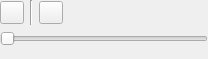
<?xml version="1.0" encoding="UTF-8"?>
<ui version="4.0">
 <class>ArtisticTextShapeOnPathWidget</class>
 <widget class="QWidget" name="ArtisticTextShapeOnPathWidget">
  <property name="geometry">
   <rect>
    <x>0</x>
    <y>0</y>
    <width>208</width>
    <height>59</height>
   </rect>
  </property>
  <layout class="QGridLayout" name="gridLayout">
   <property name="margin">
    <number>0</number>
   </property>
   <item row="0" column="0">
    <widget class="QToolButton" name="detachFromPath">
     <property name="text">
      <string/>
     </property>
    </widget>
   </item>
   <item row="0" column="1">
    <widget class="Line" name="line">
     <property name="orientation">
      <enum>Qt::Vertical</enum>
     </property>
    </widget>
   </item>
   <item row="0" column="2">
    <widget class="QToolButton" name="convertToPath">
     <property name="text">
      <string/>
     </property>
    </widget>
   </item>
   <item row="0" column="3">
    <spacer name="horizontalSpacer">
     <property name="orientation">
      <enum>Qt::Horizontal</enum>
     </property>
     <property name="sizeHint" stdset="0">
      <size>
       <width>138</width>
       <height>25</height>
      </size>
     </property>
    </spacer>
   </item>
   <item row="1" column="0" colspan="4">
    <widget class="QSlider" name="startOffset">
     <property name="orientation">
      <enum>Qt::Horizontal</enum>
     </property>
    </widget>
   </item>
   <item row="2" column="0">
    <spacer name="verticalSpacer">
     <property name="orientation">
      <enum>Qt::Vertical</enum>
     </property>
     <property name="sizeHint" stdset="0">
      <size>
       <width>20</width>
       <height>75</height>
      </size>
     </property>
    </spacer>
   </item>
  </layout>
 </widget>
 <resources/>
 <connections/>
</ui>
